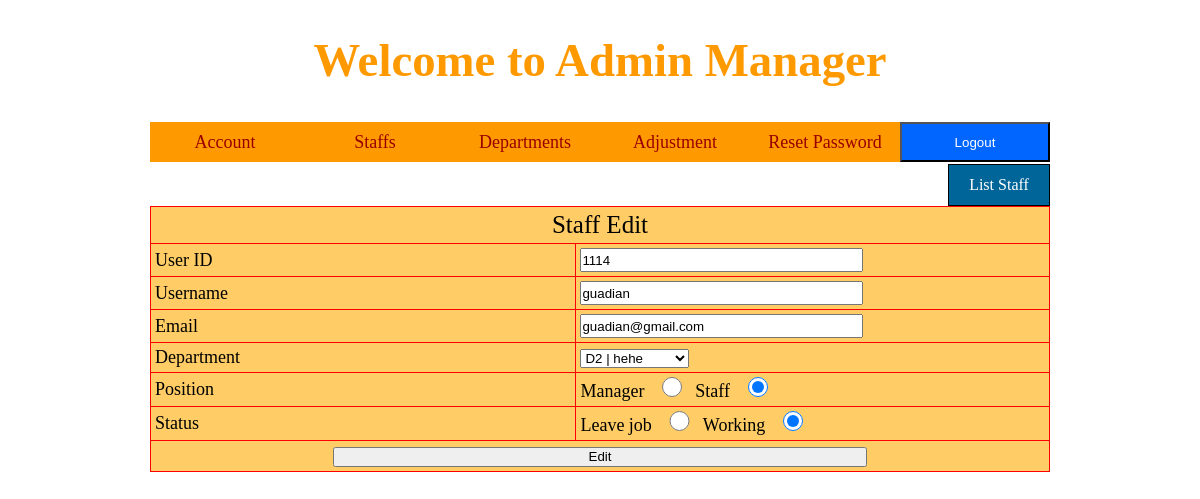
Page /Admin/index.php?quanly=staff&ac=sua&uid=1114&did=1201 (signed in) on the committed database.
### tables this page shows
CREATE TABLE `Connector` (
  `ID` int(4) NOT NULL,
  `uID` int(4) NOT NULL,
  `deID` int(4) NOT NULL,
  `isManager` tinyint(4) NOT NULL
);

CREATE TABLE `Users` (
  `userID` int(4) NOT NULL,
  `username` varchar(55) NOT NULL,
  `password` varchar(55) NOT NULL,
  `created` date NOT NULL,
  `updated` date NOT NULL,
  `email` varchar(55) NOT NULL,
  `isFirstLogin` tinyint(4) NOT NULL,
  `isResetFlag` tinyint(4) NOT NULL,
  `isDeteleFlag` tinyint(4) NOT NULL,
  `errorLogin` int(11) NOT NULL,
  `token` varchar(255) DEFAULT NULL
);

### Admin/modules/Staff/sua.php (the view)
<?php
  $sql = "select * from Users, Connector where userID=uID and userID='$_GET[uid]' and deID='$_GET[did]'";
  $row=mysqli_query($database, $sql);
  $dong=mysqli_fetch_array($row);
?>
<div class="button_themsp">
  <a href="index.php?quanly=staff&ac=lietke">List Staff</a>
</div>
<form action="modules/Staff/xuly.php?uid=<?php echo $dong['userID'] ?>&did=<?php echo $dong['deID'] ?>" method="post" enctype="multipart/form-data">
  <h3>&nbsp;</h3>
  <table width="600" border="1">
    <tr>
      <td colspan="2" style="text-align:center;font-size:25px;">Staff Edit</td>
    </tr>
    <tr>
      <td width="97">User ID</td>
      <td width="87"><input type="text" name="userID" required="required" value="<?php echo $dong['userID'] ?>"></td>
    </tr>
    <tr>
      <td>Username</td>
      <td><input type="text" name="username" required="required" value="<?php echo $dong['username'] ?>"></td>
    </tr>
    <tr>
      <td>Email</td>
      <td><input type="text" name="email" required="required" value="<?php echo $dong['email'] ?>"></td>
    </tr>
    <tr>
      <td>Department</td>
      <td>
        <select name="department">
          <?php
            $sqlDepart = "SELECT departID, name FROM Department";
            $result = mysqli_query($database, $sqlDepart);
            while($rowss = mysqli_fetch_array($result)){
              if ($rowss['departID'] == $dong['deID']) {
                echo "<option value=\"".$rowss['departID']."\" selected=\"true\">".$rowss['name']."</option>";
              }else {
                echo "<option value=\"".$rowss['departID']."\">".$rowss['name']."</option>";
              }
            }
          ?>
        </select>
      </td>
    </tr>
    <tr>
      <td>Position</td>
      <td>
        <?php
          if ($dong['isManager']) {
            echo 'Manager <input type="radio" name="position" value="1" checked="checked" style="width: 10%">';
            echo 'Staff <input type="radio" name="position" value="0" style="width: 10%">';
          }else {
            echo 'Manager <input type="radio" name="position" value="1" style="width: 10%">';
            echo 'Staff <input type="radio" name="position" value="0" checked="checked" style="width: 10%">';
          }
        ?>
      </td>
    </tr>
    <tr>
      <td>Status</td>
      <td>
        <?php
          if ($dong['isDeteleFlag']) {
            echo 'Leave job <input type="radio" name="status" value="1" checked="checked" style="width: 10%">';
            echo 'Working <input type="radio" name="status" value="0" style="width: 10%">';
          }else {
            echo 'Leave job <input type="radio" name="status" value="1" style="width: 10%">';
            echo 'Working <input type="radio" name="status" value="0" checked="checked" style="width: 10%">';
          }
        ?>
      </td>
    </tr>
    <tr>
      <td colspan="2"><div align="center">
        <input type="submit" name="sua" value="Edit">
      </div></td>
    </tr>
  </table>
</form>

### Views/Style/css.css (style rules this page uses)
body { background:#fff; }
* { padding:0; margin:0; }
table { border-collapse:collapse; width:100%; margin: auto; background-color:#FC6; border:1px solid #F00; }
table tr td { color:#000; font-size:18px; padding:4px; }
input { width:60%; height:20px; }
.button_themsp { width:100px; height:40px; border:1px solid #000; text-align:center; background:#069; line-height:40px; color:#fff; float:right; }
.button_themsp a { color:#fff; display:block; text-decoration:none; }

### rows in the picture
connector: userID "1114", username "guadian", email "guadian@gmail.com"

### other values in the picture
form field department "D2 | hehe"
